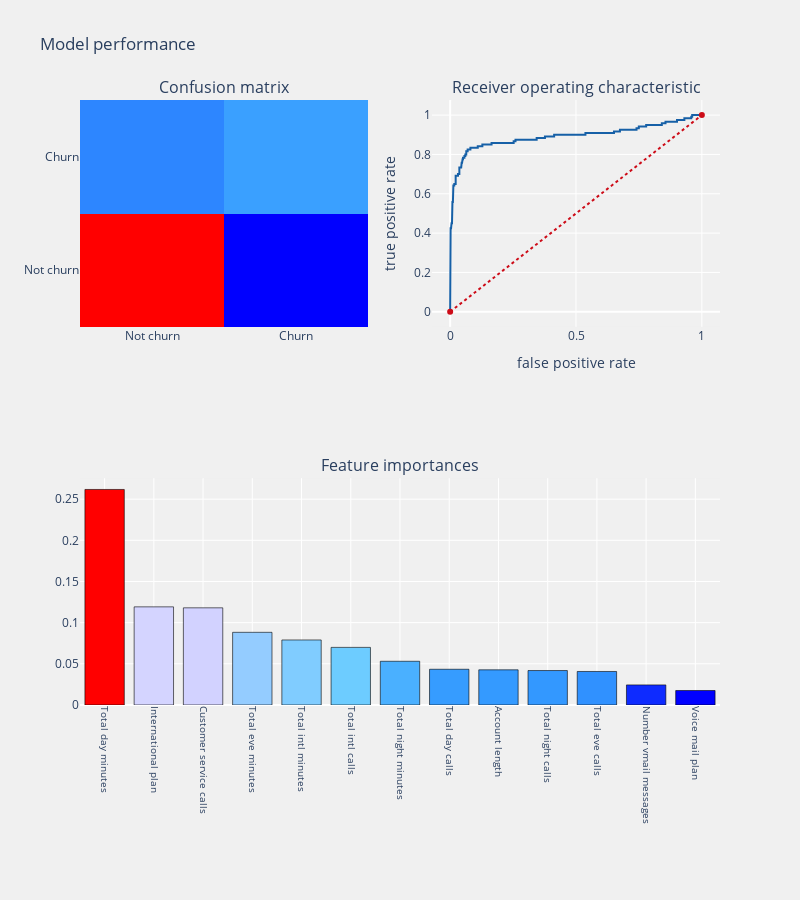

This figure's notebook cell:
### Markdown cell above
##  Random Forest Classifier 
Random forest is a meta estimator that fits a number of decision tree classifiers on various sub-samples of the dataset and use averaging to improve the predictive accuracy and control over-fitting. The sub-sample size is always the same as the original input sample size but the samples are drawn with replacement.

### Code cell
from sklearn.ensemble import RandomForestClassifier

rfc = RandomForestClassifier(n_estimators = 100, random_state = 123,
                             max_depth = 9, criterion = "gini")

telecom_churn_prediction(rfc, x_train, x_test, y_train, y_test, 'features', threshold_plot=True)

### Figure 1 — Plotly figure (JSON) as saved in the notebook; plotly's stock layout.template omitted (floating-point values rounded to 4 significant figures)
{"data": [{"colorscale": [[0, "rgb(0,0,255)"], [0.1, "rgb(51,153,255)"], [0.2, "rgb(102,204,255)"], [0.3, "rgb(153,204,255)"], [0.4, "rgb(204,204,255)"], [0.5, "rgb(255,255,255)"], [0.6, "rgb(255,204,255)"], [0.7, "rgb(255,153,255)"], [0.8, "rgb(255,102,204)"], [0.9, "rgb(255,102,102)"], [1, "rgb(255,0,0)"]], "name": "Confusion matrix", "showscale": false, "type": "heatmap", "x": ["Not churn", "Churn"], "xaxis": "x", "y": ["Not churn", "Churn"], "yaxis": "y", "z": [[541, 6], [53, 67]]}, {"line": {"color": "rgb(22, 96, 167)", "width": 2}, "name": "Roc: 0.7736822059719684", "type": "scatter", "x": [0, 0, 0, 0.001828, 0.001828, 0.003656, 0.003656, 0.005484, 0.005484, 0.007313, 0.007313, 0.009141, 0.009141, 0.01097, 0.01097, 0.0128, 0.0128, 0.01645, 0.01645, 0.02194, 0.02194, 0.03108, 0.03108, 0.03656, 0.03656, 0.04388, 0.04388, 0.0457, 0.0457, 0.04753, 0.04753, 0.04936, 0.04936, 0.05119, 0.05119, 0.05667, 0.05667, 0.06033, 0.06033, 0.06399, 0.06399, 0.06947, 0.06947, 0.08044, 0.08044, 0.1097, 0.1097, 0.128, 0.128, 0.1645, 0.1645, 0.2523, 0.2523, 0.2596, 0.2596, 0.3437, 0.3437, 0.3766, 0.3766, 0.4132, 0.4132, 0.5375, 0.5375, 0.6508, 0.6508, 0.6746, 0.6746, 0.7404, 0.7404, 0.7495, 0.7495, 0.7788, 0.7788, 0.841, 0.841, 0.8556, 0.8556, 0.9013, 0.9013, 0.9305, 0.9305, 0.958, 0.958, 0.9616, 0.9616, 1], "xaxis": "x2", "y": [0, 0.008333, 0.35, 0.35, 0.425, 0.425, 0.4333, 0.4333, 0.45, 0.45, 0.5167, 0.5167, 0.5583, 0.5583, 0.625, 0.625, 0.6417, 0.6417, 0.65, 0.65, 0.6917, 0.6917, 0.7, 0.7, 0.7333, 0.7333, 0.75, 0.75, 0.7583, 0.7583, 0.7667, 0.7667, 0.775, 0.775, 0.7833, 0.7833, 0.7917, 0.7917, 0.8, 0.8, 0.8167, 0.8167, 0.825, 0.825, 0.8333, 0.8333, 0.8417, 0.8417, 0.85, 0.85, 0.8583, 0.8583, 0.8667, 0.8667, 0.875, 0.875, 0.8833, 0.8833, 0.8917, 0.8917, 0.9, 0.9, 0.9083, 0.9083, 0.9167, 0.9167, 0.925, 0.925, 0.9333, 0.9333, 0.9417, 0.9417, 0.95, 0.95, 0.9583, 0.9583, 0.9667, 0.9667, 0.975, 0.975, 0.9833, 0.9833, 0.9917, 0.9917, 1, 1], "yaxis": "y2"}, {"line": {"color": "rgb(205, 12, 24)", "dash": "dot", "width": 2}, "type": "scatter", "x": [0, 1], "xaxis": "x2", "y": [0, 1], "yaxis": "y2"}, {"marker": {"color": [0.2618, 0.1192, 0.118, 0.08827, 0.079, 0.06997, 0.0531, 0.0434, 0.04272, 0.04185, 0.04071, 0.02442, 0.01759], "colorscale": [[0, "rgb(0,0,255)"], [0.1, "rgb(51,153,255)"], [0.2, "rgb(102,204,255)"], [0.3, "rgb(153,204,255)"], [0.4, "rgb(204,204,255)"], [0.5, "rgb(255,255,255)"], [0.6, "rgb(255,204,255)"], [0.7, "rgb(255,153,255)"], [0.8, "rgb(255,102,204)"], [0.9, "rgb(255,102,102)"], [1, "rgb(255,0,0)"]], "line": {"color": "black", "width": 0.6}}, "name": "coefficients", "type": "bar", "x": ["Total day minutes", "International plan", "Customer service calls", "Total eve minutes", "Total intl minutes", "Total intl calls", "Total night minutes", "Total day calls", "Account length", "Total night calls", "Total eve calls", "Number vmail messages", "Voice mail plan"], "xaxis": "x3", "y": [0.2618, 0.1192, 0.118, 0.08827, 0.079, 0.06997, 0.0531, 0.0434, 0.04272, 0.04185, 0.04071, 0.02442, 0.01759], "yaxis": "y3"}], "layout": {"annotations": [{"font": {"size": 16}, "showarrow": false, "text": "Confusion matrix", "x": 0.225, "xanchor": "center", "xref": "paper", "y": 1, "yanchor": "bottom", "yref": "paper"}, {"font": {"size": 16}, "showarrow": false, "text": "Receiver operating characteristic", "x": 0.775, "xanchor": "center", "xref": "paper", "y": 1, "yanchor": "bottom", "yref": "paper"}, {"font": {"size": 16}, "showarrow": false, "text": "Feature importances", "x": 0.5, "xanchor": "center", "xref": "paper", "y": 0.375, "yanchor": "bottom", "yref": "paper"}], "autosize": false, "height": 900, "margin": {"b": 195}, "paper_bgcolor": "rgba(240,240,240, 0.95)", "plot_bgcolor": "rgba(240,240,240, 0.95)", "showlegend": false, "title": {"text": "Model performance"}, "width": 800, "xaxis": {"anchor": "y", "domain": [0, 0.45]}, "xaxis2": {"anchor": "y2", "domain": [0.55, 1], "title": {"text": "false positive rate"}}, "xaxis3": {"anchor": "y3", "domain": [0, 1], "showgrid": true, "tickangle": 90, "tickfont": {"size": 10}}, "yaxis": {"anchor": "x", "domain": [0.625, 1]}, "yaxis2": {"anchor": "x2", "domain": [0.625, 1], "title": {"text": "true positive rate"}}, "yaxis3": {"anchor": "x3", "domain": [0, 0.375]}}}
